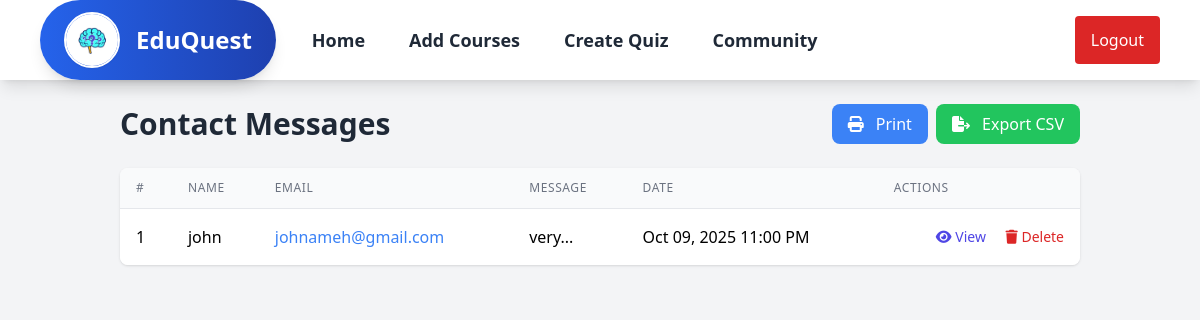
The app's page /admin/contacts_admin.php, older data.
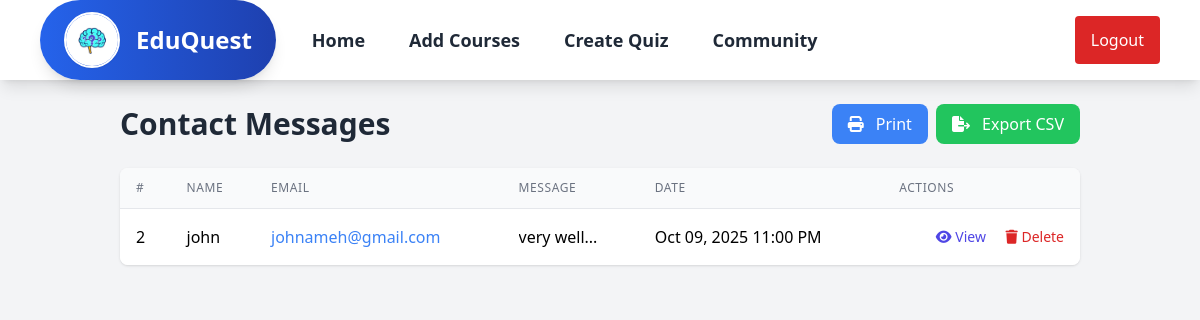
The same page, newer data.
### tables this page shows
CREATE TABLE `contact` (
  `id` int(255) NOT NULL,
  `username` varchar(30) NOT NULL,
  `email` varchar(50) NOT NULL,
  `message` varchar(255) NOT NULL,
  `created_at` timestamp NOT NULL DEFAULT current_timestamp()
);

### admin/contacts_admin.php (the view, shortened to what this page needs)
<?php
include("./assets/header_admin.php");
$conn = new mysqli("localhost", "root", "", "learning_app");
$contacts_query = $conn->query("SELECT * FROM contact ORDER BY created_at DESC");
?>
<!DOCTYPE html>
<html lang="en">
<head>
    <script src="https://cdn.tailwindcss.com"></script>
    <link href="https://cdnjs.cloudflare.com/ajax/libs/font-awesome/6.7.2/css/all.min.css" rel="stylesheet" />
</head>
<body class="bg-gray-100">
    <div class="container mx-auto py-6 px-4 sm:px-6 lg:px-8">
        <div class="flex flex-col sm:flex-row justify-between items-start sm:items-center mb-6 gap-4">
            <h1 class="text-2xl sm:text-3xl font-bold text-gray-800">Contact Messages</h1>
            <div class="flex flex-wrap gap-2 w-full sm:w-auto">
                <button onclick="window.print()" class="bg-blue-500 hover:bg-blue-600 text-white px-3 py-2 text-sm sm:px-4 sm:py-2 sm:text-base rounded-lg w-full sm:w-auto">
                    <i class="fas fa-print mr-2"></i> Print
                </button>
                <button onclick="exportToCSV()" class="bg-green-500 hover:bg-green-600 text-white px-3 py-2 text-sm sm:px-4 sm:py-2 sm:text-base rounded-lg w-full sm:w-auto">
                    <i class="fas fa-file-export mr-2"></i> Export CSV
                </button>
            </div>
        </div>
        <div class="bg-white rounded-lg shadow overflow-hidden">
            <div class="responsive-table">
                <table class="min-w-full divide-y divide-gray-200">
                    <thead class="bg-gray-50">
                        <tr>
                            <th class="px-4 py-3 text-left text-xs font-medium text-gray-500 uppercase tracking-wider">#</th>
                            <th class="px-4 py-3 text-left text-xs font-medium text-gray-500 uppercase tracking-wider">Name</th>
                            <th class="px-4 py-3 text-left text-xs font-medium text-gray-500 uppercase tracking-wider">Email</th>
                            <th class="px-4 py-3 text-left text-xs font-medium text-gray-500 uppercase tracking-wider">Message</th>
                            <th class="px-4 py-3 text-left text-xs font-medium text-gray-500 uppercase tracking-wider">Date</th>
                            <th class="px-4 py-3 text-left text-xs font-medium text-gray-500 uppercase tracking-wider">Actions</th>
                        </tr>
                    </thead>
                    <tbody class="bg-white divide-y divide-gray-200">
                        <?php while ($contact = $contacts_query->fetch_assoc()): ?>
                            <tr class="hover:bg-gray-50">
                                <td class="px-4 py-4 whitespace-nowrap" data-label="ID"><?= htmlspecialchars($contact['id']) ?></td>
                                <td class="px-4 py-4 whitespace-nowrap" data-label="Name"><?= htmlspecialchars($contact['username']) ?></td>
                                <td class="px-4 py-4 whitespace-nowrap" data-label="Email">
                                    <a href="mailto:<?= htmlspecialchars($contact['email']) ?>" class="text-blue-500 hover:underline">
                                        <?= htmlspecialchars($contact['email']) ?>
                                    </a>
                                </td>
                                <td class="px-4 py-4" data-label="Message">
                                    <div class="truncate max-w-xs" title="<?= htmlspecialchars($contact['message']) ?>">
                                        <?= htmlspecialchars(substr($contact['message'], 0, 50)) ?>...
                                    </div>
                                </td>
                                <td class="px-4 py-4 whitespace-nowrap" data-label="Date"><?= date('M d, Y h:i A', strtotime($contact['created_at'])) ?></td>
                                <td class="px-4 py-4 whitespace-nowrap text-right text-sm font-medium action-buttons">
                                    <button onclick="viewMessage(<?= $contact['id'] ?>)"
                                        class="text-indigo-600 hover:text-indigo-900 mr-4"
                                        title="View">
                                        <i class="fas fa-eye"></i> <span class="hidden sm:inline">View</span>
                                    </button>
                                    <button onclick="confirmDelete(<?= $contact['id'] ?>)"
                                        class="text-red-600 hover:text-red-900"
                                        title="Delete">
                                        <i class="fas fa-trash"></i> <span class="hidden sm:inline">Delete</span>
                                    </button>
                                </td>
                            </tr>
                        <?php endwhile; ?>
                    </tbody>
                </table>
            </div>
        </div>
    </div>
</body>
</html>

### admin/assets/header_admin.php (shortened to what this page needs)
<!DOCTYPE html>
<html lang="en">
<head>
    <script src="https://cdn.tailwindcss.com"></script>
    <link href="https://cdnjs.cloudflare.com/ajax/libs/font-awesome/5.15.3/css/all.min.css" rel="stylesheet" />
</head>
<body>
    <nav id="content" class="hidden bg-white shadow-lg">
        <div class="max-w-6xl mx-auto px-4">
            <div class="flex justify-between">
                <div class="flex space-x-4">
                    <div class="flex items-center justify-center">
                        <span class="flex items-center mx-auto py-3 px-6 rounded-full shadow-lg bg-gradient-to-r from-blue-600 to-blue-800">
                            <img
                                alt="EduQuest Logo"
                                class="w-14 h-14 rounded-full border-2 border-white shadow-sm"
                                src="../img/brain.jpg" />
                            <span class="ml-4 text-2xl font-bold text-white">
                                EduQuest
                            </span>
                        </span>
                    </div>
                    <div class="hidden lg:flex items-center space-x-1">
                        <a class="py-4 px-5 text-gray-800 hover:text-blue-600 transition-all duration-300 ease-in-out font-semibold text-lg" href="./home.php">
                            Home
                        </a>
                        <a href="./post_courses.php" class="py-4 px-5 text-gray-800 hover:text-blue-600 focus:outline-none font-semibold text-lg flex items-center space-x-2 transition-all duration-300 ease-in-out">Add Courses</a>
                        <a href="./admin.php" class="py-4 px-5 text-gray-800 hover:text-blue-600 focus:outline-none font-semibold text-lg flex items-center space-x-2 transition-all duration-300 ease-in-out cursor-pointer">
                            Create Quiz
                        </a>
                        <a class="py-4 px-5 text-gray-800 hover:text-blue-600 transition-all duration-300 ease-in-out font-semibold text-lg" href="../forum/index.php">
                            Community
                        </a>
                    </div>
                </div>
                <div class="lg:flex items-center space-x-1 hidden">
                    <a class="py-3 px-4 bg-red-600 text-white rounded hover:bg-red-500" href="../logout.php">
                        Logout
                    </a>
                </div>
            </div>
        </div>
    </nav>
</body>
</html>

Row changes from the older to the newer data that the page shows:
removed contact: id "1", username "john", email "johnameh@gmail.com", message "very", created_at "Oct 09, 2025 11:00 PM"
added contact: id "2", username "john", email "johnameh@gmail.com", message "very well", created_at "Oct 09, 2025 11:00 PM"
